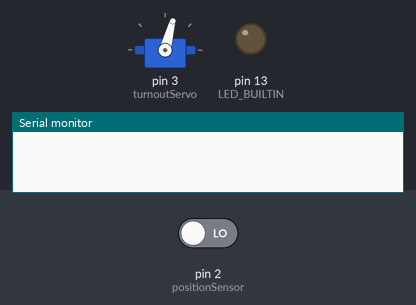
Bench run of a sketch on a simulated Arduino Uno, built with avr-gcc and run on an emulated ATmega328P. Parts: servo, output pins drawn as LEDs (lit = HIGH), the last lines printed to the serial monitor. The inputs (shaded band) are chosen by the test bench; at power-on: pin 2 (positionSensor) LOW.

Above: at 1.2 s.
1.3 s: pin 2 (positionSensor) driven HIGH
At 1.7 s:
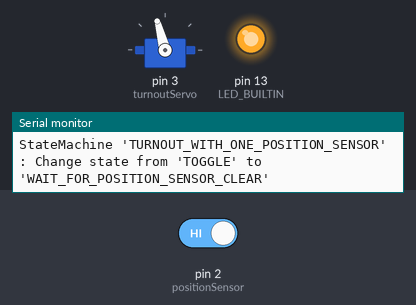
2.8 s: pin 2 (positionSensor) driven LOW
At 3.7 s:
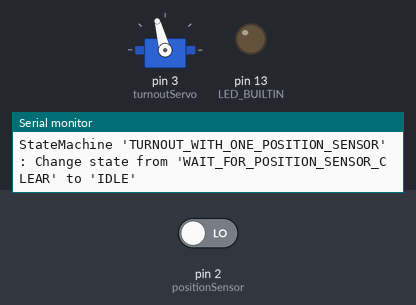
4.3 s: pin 2 (positionSensor) driven HIGH
At 5.2 s:
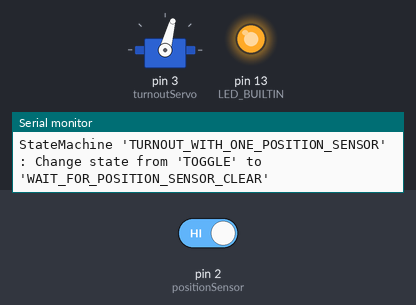
Timing chart, 0 to 7.3 s (numbered marks = the images above; inputs shaded):
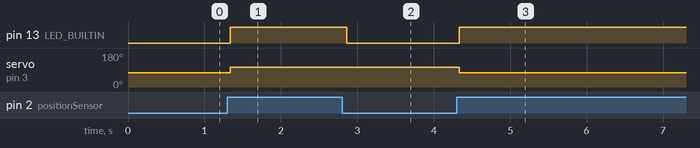

Measured:
- after the input at 1.3 s, pin 13 (LED_BUILTIN): LOW → HIGH at once; servo on pin 3 (turnoutServo): 75° → 105° at once
- after the input at 2.8 s, pin 13 (LED_BUILTIN): HIGH → LOW after 0.06 s
- after the input at 4.3 s, pin 13 (LED_BUILTIN): LOW → HIGH at once; servo on pin 3 (turnoutServo): 105° → 75° at once

The sketch:

brio_turnout_with_one_position_sensor.ino
```cpp
#include "DigitalInput.hpp"
#include "SweepingServo.hpp"
#include "OnboardLED.hpp"
#include "StateMachine.hpp"

DigitalInput positionSensor;
SweepingServo turnoutServo;
OnboardLED onBoardLED;
StateMachine turnoutStateMachine = StateMachine("TURNOUT_WITH_ONE_POSITION_SENSOR");

void enterIdle() {
    onBoardLED.offDirectWrite();
}

void enterToggle() {
    onBoardLED.onDirectWrite();
    turnoutServo.toggle_between_min_and_max_position();
}

void enterWaitPositionSensorClear() {
    onBoardLED.onDirectWrite();
}

State STATE_IDLE = State("IDLE", enterIdle);
State STATE_TOGGLE = State("TOGGLE", enterToggle);
State STATE_WAIT_POSITION_SENSOR_CLEAR = State("WAIT_FOR_POSITION_SENSOR_CLEAR", enterWaitPositionSensorClear);

void setup() {
    Serial.begin(9600);

    positionSensor.attach(2);

    turnoutServo.attach(3);
    turnoutServo.trim(75, 90, 105);
    turnoutServo.set_to_min_position();

    onBoardLED.init();

    turnoutStateMachine.init(STATE_IDLE);
}

void readAllInputs() {
    positionSensor.read();
}

void updateAll() {
    turnoutServo.update();
}

void loop() {
    readAllInputs();
    turnoutStateMachine.update();

    if (turnoutStateMachine.isCurrentState(STATE_IDLE)) {
        if (positionSensor.isOn()) {
            turnoutStateMachine.transitionTo(STATE_TOGGLE);
        }
    } else if (turnoutStateMachine.isCurrentState(STATE_TOGGLE)) {
        turnoutStateMachine.transitionTo(STATE_WAIT_POSITION_SENSOR_CLEAR);
    } else if (turnoutStateMachine.isCurrentState(STATE_WAIT_POSITION_SENSOR_CLEAR)) {
        if (positionSensor.isOff()) {
            turnoutStateMachine.transitionTo(STATE_IDLE);
        }
    }

    updateAll();

    delay(10);
}
```

DigitalInput.hpp
```cpp
#pragma once

class DigitalInput {

  private: // members:
    int m_pin_number = -1;
    int m_last_value = false;
    int m_value = false;
    bool m_is_inverted = false;
    unsigned long m_millis_changed = 0;
    unsigned long m_minimum_hold_after_change_millis = 0;


  public: // destructor
    virtual ~DigitalInput() {}

  public: // functions

    void attach(int pin_number) {
      pinMode(pin_number, INPUT);
      this->m_pin_number = pin_number;
    }

    bool is_attached() {
      if ( this->m_pin_number == -1 ) {
        return false;
      } else {
        return true;
      }
    }

    bool isMinimumHoldAfterChangeMillisSet() {
      return this->m_minimum_hold_after_change_millis > 0;
    }

    /**
      Set minimum hold time after a value change in milli seconds.
      Useful to debounce inputs.
    */
    void setMinumumHoldAfterChangeMillis(unsigned long minimum_hold) {
      this->m_minimum_hold_after_change_millis = minimum_hold;
    }

    unsigned long getChangedSinceMillis() {
      return millis() - this->m_millis_changed;
    }

    bool read() {
      if (this->is_attached()) {
        this->m_last_value = this->m_value;
        if (this->isMinimumHoldAfterChangeMillisSet()) {
          if (this->getChangedSinceMillis() >= this->m_minimum_hold_after_change_millis) {
            this->m_value = digitalRead(this->m_pin_number);
          }
        } else {
          this->m_value = digitalRead(this->m_pin_number);
        }
      } else {
        this->m_last_value = false;
        this->m_value = false;
      }

      if (this->isValueChanged()) {
        this->m_millis_changed = millis();
      }

      return m_value;
    }

    int getPinNumber() {
      return this->m_pin_number;
    }

    bool getValue() {
        return this->m_value;
    }

    bool isOn() {
      if (this->isInverted()) {
        return !this->getValue();
      } else {
        return this->getValue();
      }
    }

    bool isOff() {
      if (this->isInverted()) {
        return this->getValue();
      } else {
        return !this->getValue();
      }
    }

    bool isInverted() {
      return this->m_is_inverted;
    }

    bool isValueChanged() {
      return this->m_value != this->m_last_value;
    }

    void setInverted(bool isInverted) {
      this->setIsInverted(isInverted);
    }

    void setIsInverted(bool isInverted) {
      this->m_is_inverted = isInverted;
    }
};
```

OnboardLED.hpp
```cpp
/*
 Simplified access to set the onboard LED.
 */

#pragma once

class OnboardLED {

    public: // functions

        void init() {
            // initialize digital pin LED_BUILTIN as an output.
            pinMode(LED_BUILTIN, OUTPUT);
        }

        void onDirectWrite() {
            this->setDirectWrite(true);
        }

        void offDirectWrite() {
            this->setDirectWrite(false);
        }

        void setDirectWrite(bool ledValue) {
            if (ledValue) {
                digitalWrite(LED_BUILTIN, HIGH);   // turn the LED on (HIGH is the voltage level)
            } else {
                digitalWrite(LED_BUILTIN, LOW);    // turn the LED off by making the voltage LOW
            }
        }
};
```

StateMachine.hpp
```cpp
#pragma once

typedef void (*fsmCallback)();

void not_initialized_state() {

}

class State {

    private: // members
        String m_state_name = "";
        fsmCallback m_enter_function;

    public: // constructors
        State(String stateName, fsmCallback enterFunction) {
            this->m_state_name = stateName;
            this->m_enter_function = enterFunction;
        }

    public: // Operators
        friend bool operator==( const State& s1, const State& s2 ) {
            return s1.m_enter_function == s2.m_enter_function;
        }

    public: // functions
        void runEnterFunction() {
            (this->m_enter_function)();
        }

        String getStateName() {
            return this->m_state_name;
        }
};

class StateMachine {

    private: // members
        String m_state_machine_name = "";

        State m_previous_state = State("NOT_INITIALIZED_STATE", not_initialized_state) ;
        State m_current_state = State("NOT_INITIALIZED_STATE", not_initialized_state) ;
        State m_next_state = State("NOT_INITIALIZED_STATE", not_initialized_state) ;

        bool m_is_serial_debugging_enabled = false;

        int m_updateCounter = 0;

    public: // constructors
        StateMachine(String stateMachineName) {
            this->m_state_machine_name = stateMachineName;
        }

    public: // functions

        void enableDebugOutput() {
            this->m_is_serial_debugging_enabled = true;
        }

        String getStateMachineName() {
            return this->m_state_machine_name;
        }

        bool isDebugOutputEnabled() {
            return this->m_is_serial_debugging_enabled;
        }

        void init(State initState) {
            this->m_current_state = initState;
            this->m_next_state = initState;
        }

        bool isCurrentState(State askedState) {
            return this->m_current_state == askedState;
        }

        void transitionTo(State nextState) {
            this->m_next_state = nextState;
        }

        void update() {
            this->m_updateCounter += 1;
            if (this->m_updateCounter % 1000 == 0) {
                Serial.print(this->getStateMachineName());
                Serial.print("': ");
                Serial.print("Current state '");
                Serial.print(this->m_current_state.getStateName());
                Serial.println("'");
            }

            if (this->m_current_state == this->m_next_state) {
                return;
            }

            if (this-isDebugOutputEnabled()) {
                Serial.print("StateMachine '");
                Serial.print(this->getStateMachineName());
                Serial.print("': ");
                Serial.print("Change state from '");
                Serial.print(this->m_current_state.getStateName());
                Serial.print("' to '");
                Serial.print(this->m_next_state.getStateName());
                Serial.println("'");
            }

            this->m_previous_state = this->m_current_state;
            this->m_current_state = this->m_next_state;
            this->m_next_state = this->m_next_state;

            this->m_current_state.runEnterFunction();
        }
};
```

SweepingServo.hpp
```cpp
#include <Servo.h>

#pragma once

class SweepingServo {
  private: // contstants:
    const int TOGGLE_STATUS_IDLE = 0;
    const int TOGGLE_STATUS_POS1 = 1;
    const int TOGGLE_STATUS_POS2 = 2;

  private: // members
    Servo m_servo;
    int m_pin_number = -1;

    int m_current_position = 90;
    int m_target_position = 90;
    int m_position_step = 2;

    int m_max_position = 170; // not all servos support 180 degrees angle
    int m_min_position = 10; // not all servos support 0 degrees angle
    int m_center_psoition = 90;

    int m_toggle_position_1 = -1;
    int m_toggle_position_2 = -1;
    int m_toggle_step = TOGGLE_STATUS_IDLE;

  public: // functions
    void attach(const int pin_number) {
      this->m_servo.attach(pin_number);
      this->m_pin_number = pin_number;
    }

    int getPinNumber() {
      return this->m_pin_number;
    }

    /*
      Set servo to center position.
    */
    void set_to_center() {
      this->write(this->m_center_psoition);
    }

    void set_to_min_position() {
      this->write(this->m_min_position);
    }

    void set_to_max_position() {
      this->write(this->m_max_position);
    }

    void write(int new_position_degrees) {
      this->m_target_position = new_position_degrees;
    }

    int read() {
      return this->m_current_position;
    }

    void toggle_between_min_and_max_position() {
      if (this->is_at_max_position()) {
        this->set_to_min_position();
      } else {
        this->set_to_max_position();
      }
    }

    bool is_position_reached() {
      if (this->m_current_position == this->m_target_position) {
        return true;
      } else {
        return false;
      }
    }

    bool is_at_max_position() {
      return this->m_current_position == this->m_max_position;
    }

    bool is_at_min_position() {
      return this->m_current_position == this->m_min_position;
    }

    bool trim(int min_position, int center_position, int max_position) {
      this->m_max_position = max_position;
      this->m_min_position = min_position;
      this->m_max_position = max_position;
      return true;
    }

    void update() {
      if (this->is_position_reached()) {
        return;
      }

      this->m_servo.write(this->m_target_position);
      this->m_current_position = this->m_target_position;
    }
};
```
